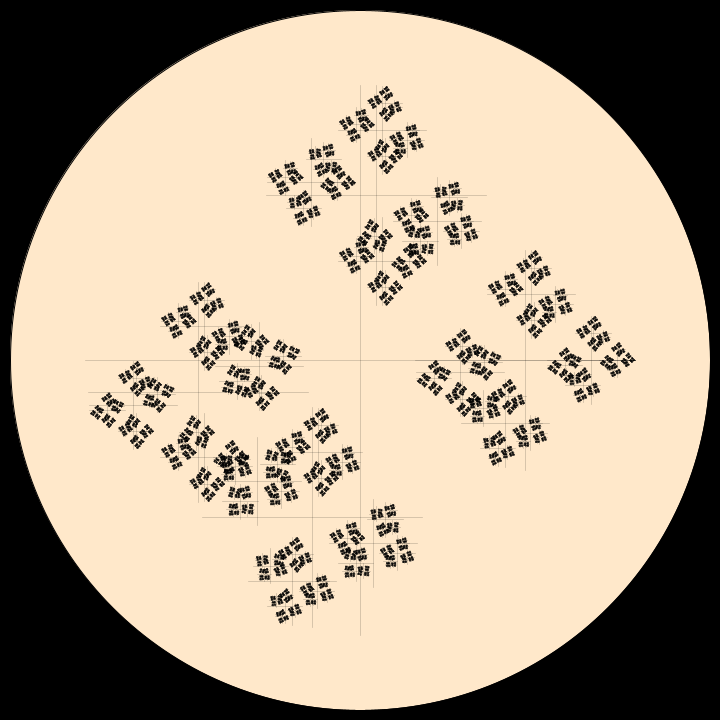
Frame 1 (no input)
Frame 60 (the mouse pressed at the canvas centre just before this capture): identical to frame 1, image omitted
Frame 120 (the mouse held since frame 60 and released just before this capture): identical to frame 1, image omitted

The Processing sketch that drew this single still picture (run headless with seeded random() and noise(); from frame 60 on, the mouse is pressed at the canvas centre):

// Processing sketch: fractal_10
// ── fractal_10.pde
// java version of the fractal root whorl
Whorl mainwhorl;
Root origin;
int depth=9;

// the n-ary root that grows
class Root{
  float x,y,r,br,lim,a,ba;
  Root[] subroots;
  int nsub;
  
  Root(float x,float y,float r,float br,float a,float ba,int nb){
    this.x=x;
    this.y=y;
    this.r=r;
    this.br=br;
    this.a=a;
    this.ba=ba;
    this.nsub=nb;
    this.subroots=new Root[nsub];
  }
  
  void grow(int c){
    if(c<=0){
      return;
    }
    //circle(x,y,r);
    //rect(x-r/2,y-r/2,r,r);
    line(x-r/2,y,x+r/2,y);
    line(x,y-r/2,x,y+r/2);
    //line(x-r/2,y-r/2,x+r/2,y+r/2);
    //line(x-r/2,y+r/2,x+r/2,y-r/2);
    for(int i=0;i<nsub;i++){
      float rnext=br*r;
      float anext=a+(PI/2)*i+pow(-1,i)*PI*i/32;
      float fr=(0.30)*r;
      float xi=x+fr*cos(anext);
      float yi=y-fr*sin(anext);
      this.subroots[i]=new Root(xi,yi,rnext,br,anext,ba,nsub);
    }
    for(int i=0;i<nsub;i++){
      this.subroots[i].grow(c-1);
    }
  }
}

class Whorl{
  ArrayList<Root> roots;
  
  Whorl(float x,float y,float n,float di,float fr,float fa,float ph){
    this.roots=new ArrayList<Root>();
    float angle=2*PI/n;
    for(int i=0;i<n;i++){
      this.roots.add(new Root(x,y,di,fr,i*angle+(ph*PI/10),fa,4));
    }
  }
  
  void proliferate(){
    for(Root root : this.roots){
      root.grow(depth);
    }
  }
}

void setup(){
  size(720,720);
  background(0,0,0);
  fill(255,232,202);
  ellipse(width/2,height/2,700,700);
  fill(0);
  noStroke();
  //ellipse(width/2,height/2,75,75);
  stroke(0,0,0,40);
  noFill();
  smooth();
  //mainwhorl=new Whorl(width/2,height/2,4,130,0.55,1.25,0);
  //mainwhorl.proliferate();
  origin=new Root(width/2,height/2,550,0.40,0,0,4);
  origin.grow(depth);
}

void draw(){}

String rndstr(int n){
  StringBuffer sb=new StringBuffer();
  for(int i=0;i<n;i++){
    char rc=(char)int(random(65,90.1));
    sb.append(rc);
  }
  return sb.toString();
}

void keyPressed(){
  if(key=='q'){
    exit();
  }else if(key=='s'){
    String fn=String.format("img/fractal_10_%02d_%s.png",depth,rndstr(8));
    println("saving to file: "+fn);
    save(fn);
  }
}
